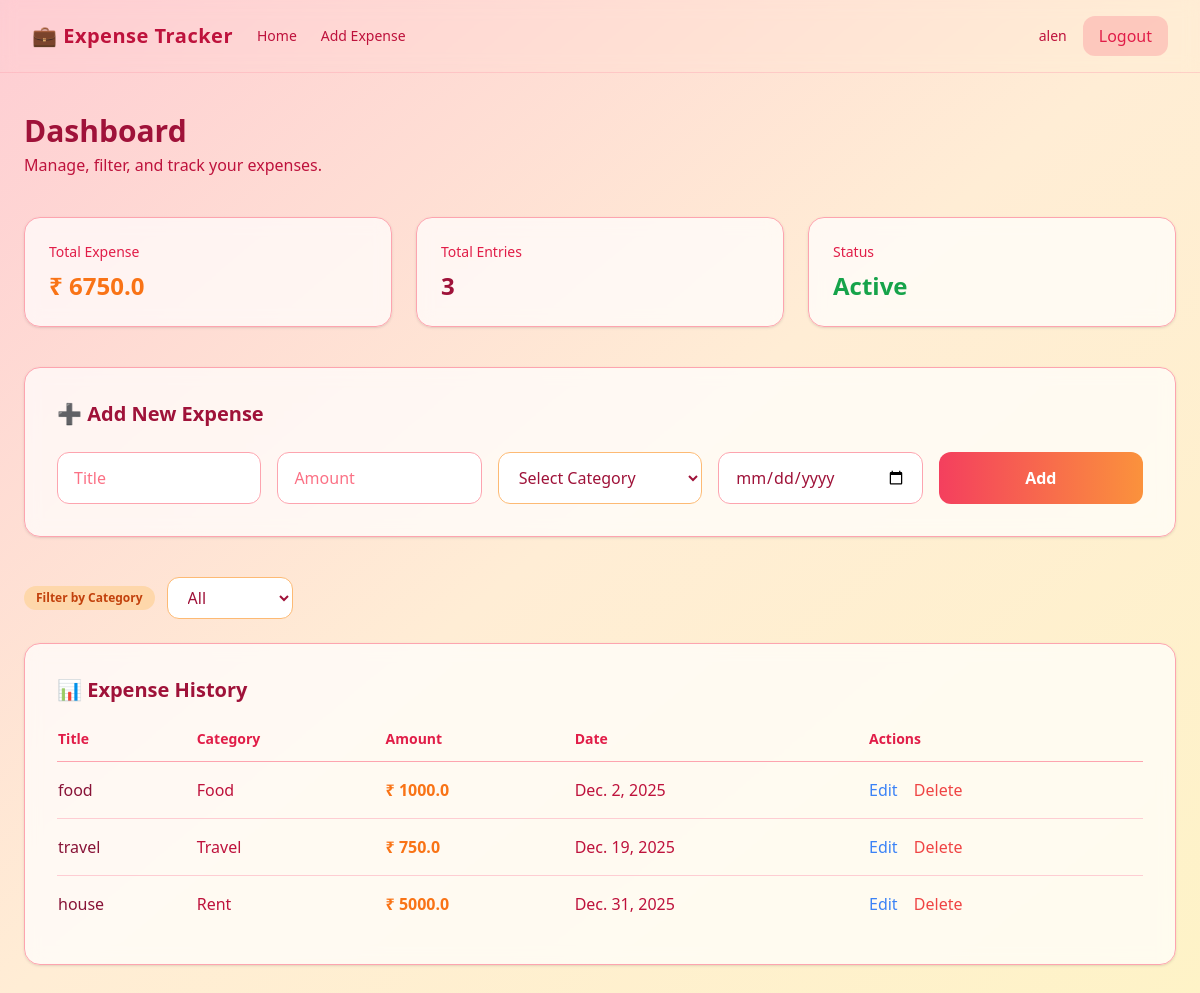
The page /dashboard/ (signed in) on the database its author committed.
### expenses/models.py (models this page shows, shortened)
class Expense(models.Model):
    CATEGORY_CHOICES = [
        ('Food', 'Food'),
        ('Travel', 'Travel'),
        ('Rent', 'Rent'),
        ('Shopping', 'Shopping'),
        ('Bills', 'Bills'),
        ('Other', 'Other'),
    ]
    user = models.ForeignKey(User, on_delete=models.CASCADE)
    title = models.CharField(max_length=100)
    amount = models.FloatField()
    category = models.CharField(
        max_length=20,
        choices=CATEGORY_CHOICES,
        default='Other'   # ✅ ensures old data doesn’t break
    )
    date = models.DateField()

### expenses/views.py (the view, shortened to what this page needs)
# urls.py: path('', views.dashboard, name='dashboard'),          # /
@login_required
def dashboard(request):
    selected_category = request.GET.get('category')
    expenses = Expense.objects.filter(user=request.user)
    if selected_category and selected_category != 'All':
        expenses = expenses.filter(category=selected_category)
    total_expense = expenses.aggregate(total=Sum('amount'))['total'] or 0
    categories = ['All', 'Food', 'Travel', 'Rent', 'Shopping', 'Bills', 'Other']
    return render(
        request,
        'dashboard.html',
        {
            'expenses': expenses,
            'total_expense': total_expense,
            'categories': categories,
            'selected_category': selected_category
        }
    )

### templates/dashboard.html (shortened to what this page needs)
<!DOCTYPE html>
<html lang="en">
<head>
  <script src="https://cdn.tailwindcss.com"></script>
</head>
<body class="min-h-screen
             bg-gradient-to-br from-rose-200 via-orange-100 to-amber-100
             text-rose-900">
  <nav class="flex items-center justify-between px-8 py-4
              border-b border-rose-300/40 backdrop-blur">
    <div class="flex items-center gap-6">
      <a href="/"
         class="text-xl font-extrabold tracking-wide
                text-rose-700 hover:text-orange-500 transition">
        💼 Expense Tracker
      </a>
      <a href="/"
         class="text-sm text-rose-700 hover:text-orange-500 transition">
        Home
      </a>
      <a href="/dashboard/#add-expense"
         class="text-sm text-rose-700 hover:text-orange-500 transition">
        Add Expense
      </a>
    </div>
    <div class="flex items-center gap-4">
      <span class="text-sm font-medium text-rose-700">
        {{ request.user.username }}
      </span>
      <form method="post" action="/logout/">
        <button
          class="px-4 py-2 rounded-xl
                 bg-rose-500/20 text-rose-600
                 hover:bg-rose-500 hover:text-white transition">
          Logout
        </button>
      </form>
    </div>
  </nav>
  <main class="max-w-7xl mx-auto px-6 py-10">
    <div class="mb-10">
      <h2 class="text-3xl font-extrabold text-rose-800">
        Dashboard
      </h2>
      <p class="text-rose-700 mt-1">
        Manage, filter, and track your expenses.
      </p>
    </div>
    <div class="grid grid-cols-1 md:grid-cols-3 gap-6 mb-10">
      <div class="bg-white/70 backdrop-blur rounded-2xl p-6
                  border border-rose-300 shadow">
        <p class="text-sm text-rose-600">Total Expense</p>
        <h3 class="text-2xl font-bold mt-2 text-orange-500">
          ₹ {{ total_expense }}
        </h3>
      </div>
      <div class="bg-white/70 backdrop-blur rounded-2xl p-6
                  border border-rose-300 shadow">
        <p class="text-sm text-rose-600">Total Entries</p>
        <h3 class="text-2xl font-bold mt-2 text-rose-800">
          {{ expenses|length }}
        </h3>
      </div>
      <div class="bg-white/70 backdrop-blur rounded-2xl p-6
                  border border-rose-300 shadow">
        <p class="text-sm text-rose-600">Status</p>
        <h3 class="text-2xl font-bold mt-2 text-green-600">
          Active
        </h3>
      </div>
    </div>
    <div id="add-expense"
         class="bg-white/70 backdrop-blur rounded-2xl p-8
                border border-rose-300 shadow mb-10">
      <h3 class="text-xl font-semibold mb-6 text-rose-800">
        ➕ Add New Expense
      </h3>
      <form method="post" class="grid grid-cols-1 md:grid-cols-5 gap-4">
        <input
          name="title"
          placeholder="Title"
          required
          class="px-4 py-3 rounded-xl
                 bg-white border border-rose-300
                 text-rose-800 placeholder-rose-400
                 focus:ring-2 focus:ring-orange-400 outline-none" />
        <input
          name="amount"
          type="number"
          step="0.01"
          placeholder="Amount"
          required
          class="px-4 py-3 rounded-xl
                 bg-white border border-rose-300
                 text-rose-800 placeholder-rose-400
                 focus:ring-2 focus:ring-orange-400 outline-none" />
        <select
          name="category"
          required
          class="px-4 py-3 rounded-xl
                 bg-white border border-orange-300
                 text-rose-800
                 focus:ring-2 focus:ring-orange-400
                 hover:border-orange-400 transition">
          <option value="" class="text-rose-400">Select Category</option>
        </select>
        <input
          name="date"
          type="date"
          required
          class="px-4 py-3 rounded-xl
                 bg-white border border-rose-300
                 text-rose-800
                 focus:ring-2 focus:ring-orange-400 outline-none" />
        <button
          class="px-6 py-3 rounded-xl
                 bg-gradient-to-r from-rose-500 to-orange-400
                 text-white font-semibold
                 hover:brightness-110 hover:shadow-lg transition">
          Add
        </button>
      </form>
    </div>
    <form method="get" class="mb-6 flex items-center gap-3">
      <span class="px-3 py-1 text-xs font-semibold rounded-full
                   bg-orange-200 text-orange-700">
        Filter by Category
      </span>
      <select
        name="category"
        onchange="this.form.submit()"
        class="px-4 py-2 rounded-xl
               bg-white border border-orange-300
               text-rose-800
               focus:ring-2 focus:ring-orange-400
               hover:border-orange-400 transition">
        {% for cat in categories %}
          <option value="{{ cat }}"
            {% if selected_category == cat %}selected{% endif %}>
            {{ cat }}
          </option>
        {% endfor %}
      </select>
    </form>
    <div class="bg-white/70 backdrop-blur rounded-2xl p-8
                border border-rose-300 shadow">
      <h3 class="text-xl font-semibold mb-6 text-rose-800">
        📊 Expense History
      </h3>
      {% if expenses %}
      <div class="overflow-x-auto">
        <table class="w-full text-left">
          <thead class="text-rose-600 text-sm border-b border-rose-300">
            <tr>
              <th class="pb-3">Title</th>
              <th class="pb-3">Category</th>
              <th class="pb-3">Amount</th>
              <th class="pb-3">Date</th>
              <th class="pb-3">Actions</th>
            </tr>
          </thead>
          <tbody class="divide-y divide-rose-200">
            {% for e in expenses %}
            <tr class="hover:bg-orange-100/60 transition">
              <td class="py-4">{{ e.title }}</td>
              <td class="py-4 text-rose-700">{{ e.category }}</td>
              <td class="py-4 text-orange-500 font-semibold">
                ₹ {{ e.amount }}
              </td>
              <td class="py-4 text-rose-700">{{ e.date }}</td>
              <td class="py-4 space-x-3">
                <a href="{% url 'update_expense' e.id %}"
                   class="text-blue-500 hover:text-blue-600">
                  Edit
                </a>
                <a href="{% url 'delete_expense' e.id %}"
                   class="text-red-500 hover:text-red-600">
                  Delete
                </a>
              </td>
            </tr>
            {% endfor %}
          </tbody>
        </table>
      </div>
      {% else %}
        <p class="text-rose-600 text-center py-10">
          No expenses added yet.
        </p>
      {% endif %}
    </div>
  </main>
</body>
</html>

### rows shown on the page
Expense: title "food", category "Food", amount "1000.0", date "Dec. 2, 2025"
Expense: title "travel", category "Travel", amount "750.0", date "Dec. 19, 2025"
Expense: title "house", category "Rent", amount "5000.0", date "Dec. 31, 2025"

### other values the page prints
{{ request.user.username }} "alen"
{{ total_expense }} "6750.0"
{{ expenses|length }} "3"
form field category "All"
